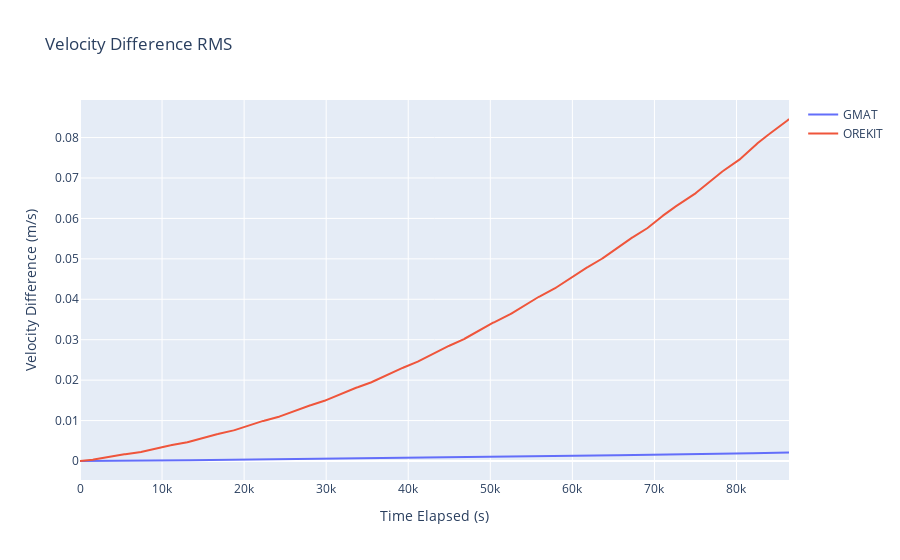

This figure's notebook cell:
### Markdown cell above
Plot velocity error

### Code cell
orbit_df_RMS_velocity_list = [
    ostk_states_compared_df[list_ind][["Elapsed secs", "${\delta}v$"]]
    for list_ind in range(0, len(all_comparison_states))
]

figure = go.Figure()
figure.update_layout(title=f"Velocity Difference RMS", showlegend=True, height=1000)
figure.update_xaxes(title_text="Time Elapsed (s)")
figure.update_yaxes(title_text="Velocity Difference (m/s)")

for list_ind, orbit_df_RMS_velocity in enumerate(orbit_df_RMS_velocity_list):
    figure.add_trace(
        go.Scatter(
            x=orbit_df_RMS_velocity["Elapsed secs"],
            y=orbit_df_RMS_velocity["${\delta}v$"],
            name=legend_name_list[list_ind],
            mode="lines",
        )
    )

figure.show()

### Figure 1 — Plotly figure (JSON) as saved in the notebook; plotly's stock layout.template omitted (floating-point values rounded to 4 significant figures; data arrays with more than 128 entries replaced by an {"elided": "..."} marker saying what was removed)
{"data": [{"mode": "lines", "name": "GMAT", "type": "scatter", "x": {"elided": "721 float values"}, "y": {"elided": "721 float values"}}, {"mode": "lines", "name": "OREKIT", "type": "scatter", "x": {"elided": "721 int values"}, "y": {"elided": "721 float values"}}], "layout": {"autosize": true, "showlegend": true, "title": {"text": "Velocity Difference RMS"}, "xaxis": {"autorange": true, "range": [0, 86400.0], "title": {"text": "Time Elapsed (s)"}, "type": "linear"}, "yaxis": {"autorange": true, "range": [-0.0047, 0.08929], "title": {"text": "Velocity Difference (m/s)"}, "type": "linear"}}}
